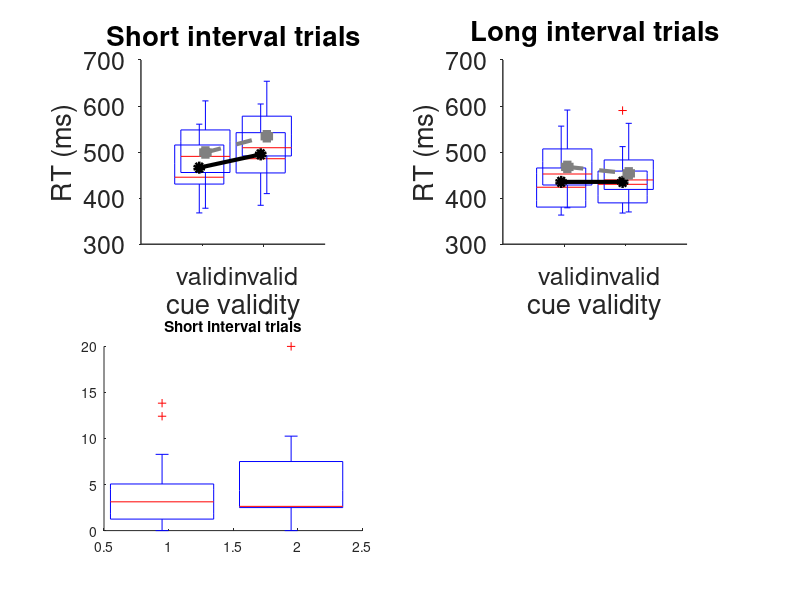

Here is the MATLAB script that generated this plot: (Note: this script raises an error after producing the figure.)
%% clear contents and add current folder with subfolders
clear
close all
clc

%add functions
%you will need the statistics toolbox to run this code
homedir = mfilename('fullpath');
funcdir = [homedir(1:end-15) 'functions'];
addpath(genpath(funcdir))

%% load data

% The matrix 'data' has 18 columns:
%1) RT on short interval, validly cued, easy
%2) RT on short interval, validly cued, difficult
%3) RT on short interval, invalidly cued, easy
%4) RT on short interval, invalidly cued, difficult
%5) RT on long interval, validly cued, easy
%6) RT on long interval, validly cued, difficult
%7) RT on long interval, invalidly cued, easy
%8) RT on long interval, invalidly cued, difficult
%9)  Accuracy on short interval, validly cued, easy
%10) Accuracy on short interval, validly cued, difficult
%11) Accuracy on short interval, invalidly cued, easy
%12) Accuracy on short interval, invalidly cued, difficult
%13) Accuracy on long interval, validly cued, easy
%14) Accuracy on long interval, validly cued, difficult
%15) Accuracy on long interval, invalidly cued, easy
%16) Accuracy on long interval, invalidly cued, difficult
%17) False alarm rate on non-catch trials
%18) False alarm rate on catch trials 

% Each row in the data matrix is a participant.

data = dlmread('data.txt');

%% display overall effects
clc

disp(['Average cueing effect on short interval trials: ' num2str(mean([(mean(data(:,3)-data(:,1))) (mean(data(:,4)-data(:,2))) ])) ' ms, SD ' num2str(std(mean([(data(:,3)-data(:,1)) (data(:,4)-data(:,2)) ],2)))])
disp(['Average cueing effect on long interval trials: ' num2str(mean([(mean(data(:,7)-data(:,5))) (mean(data(:,8)-data(:,6))) ])) ' ms, SD ' num2str(std(mean([(data(:,7)-data(:,5)) (data(:,8)-data(:,6)) ],2)))])
disp(['Average effect of difficulty on RT: ' num2str(mean([(mean(data(:,2)-data(:,1))) (mean(data(:,4)-data(:,3))) (mean(data(:,6)-data(:,5))) (mean(data(:,8)-data(:,7))) ])) ' ms, SD ' num2str(std(mean([(data(:,2)-data(:,1)) (data(:,4)-data(:,3)) (data(:,6)-data(:,5)) (data(:,8)-data(:,7)) ],2)))])
disp(['Average easy trials ' num2str(mean(mean(data(:,[1 3 5 7]+8)))) '% correct, difficult trials ' num2str(mean(mean(data(:,[2 4 6 8]+8)))) '% correct']);  

disp(['Average cueing effect for easy short interval trials: ' num2str(mean(data(:,3)-data(:,1))) 'ms'])
disp(['Average cueing effect for difficult short interval trials: ' num2str(mean(data(:,4)-data(:,2))) 'ms'])

disp(['Average cueing effect for easy long interval trials: ' num2str(mean(data(:,7)-data(:,5))) 'ms'])
disp(['Average cueing effect for difficult long interval trials: ' num2str(mean(data(:,8)-data(:,6))) 'ms'])

%% make figure

xo = 0.05; %x-offset for plotting
figure

%RT
subplot(2,2,1)
hold on
title('Short interval trials')
boxplot(data(:,[1 3]),'plotstyle','compact', 'color','k', 'positions' ,[1 2]-xo, 'medianstyle','line')
boxplot(data(:,[2 4]),'plotstyle','compact', 'color',[.5 .5 .5], 'positions' ,[1 2]+xo, 'medianstyle','line')
plot([1 2]-xo,mean(data(:,[1 3])),'ko-','linewidth',3,'markerfacecolor','k')
plot([1 2]+xo,mean(data(:,[2 4])),'s--','linewidth',3,'markerfacecolor',[.5 .5 .5],'color',[.5 .5 .5])
xlim([0 3])
set(gca,'xtick',[1 2],'xticklabel', {'valid' , 'invalid'},'tickdir','out','fontsize',18,'linewidth',1)
xlabel('cue validity')
ylabel('RT (ms)')
 
axis square
ylim([300 700])
box off

subplot(2,2,2)
hold on
title('Long interval trials')
boxplot(data(:,[5 7]),'plotstyle','compact', 'color','k', 'positions' ,[1 2]-xo, 'medianstyle','line')
boxplot(data(:,[6 8]),'plotstyle','compact', 'color',[.5 .5 .5], 'positions' ,[1 2]+xo, 'medianstyle','line')
plot([1 2]-xo,mean(data(:,[5 7])),'ko-','linewidth',3,'markerfacecolor','k')
plot([1 2]+xo,mean(data(:,[6 8])),'s--','linewidth',3,'markerfacecolor',[.5 .5 .5],'color',[.5 .5 .5])
xlim([0 3])
set(gca,'xtick',[1 2],'xticklabel', {'valid' , 'invalid'},'tickdir','out','fontsize',18,'linewidth',1)
xlabel('cue validity')
ylabel('RT (ms)')

axis square
ylim([300 700])
box off

%accuracy
subplot(2,2,3)
hold on
title('Short interval trials')
boxplot(100-data(:,[1 3]+8),'plotstyle','compact', 'color','k', 'positions' ,[1 2]-xo, 'medianstyle','line')
boxplot(100-data(:,[2 4]+8),'plotstyle','compact', 'color',[.5 .5 .5], 'positions' ,[1 2]+xo, 'medianstyle','line')
plot([1 2]-xo,100-mean(data(:,[1 3]+8)),'ko-','linewidth',3,'markerfacecolor','k')
plot([1 2]+xo,100-mean(data(:,[2 4]+8)),'s--','linewidth',3,'markerfacecolor',[.5 .5 .5],'color',[.5 .5 .5])
xlim([0 3])
set(gca,'xtick',[1 2],'xticklabel', {'valid' , 'invalid'},'tickdir','out','fontsize',18,'linewidth',1)
xlabel('cue validity')
ylabel('Errors (%)')

axis square
ylim([0 25])
box off


subplot(2,2,4)
hold on
title('Long interval trials')
boxplot(100-data(:,[5 7]+8),'plotstyle','compact', 'color','k', 'positions' ,[1 2]-xo, 'medianstyle','line')
boxplot(100-data(:,[6 8]+8),'plotstyle','compact', 'color',[.5 .5 .5], 'positions' ,[1 2]+xo, 'medianstyle','line')
plot([1 2]-xo,100-mean(data(:,[5 7]+8)),'ko-','linewidth',3,'markerfacecolor','k')
plot([1 2]+xo,100-mean(data(:,[6 8]+8)),'s--','linewidth',3,'markerfacecolor',[.5 .5 .5],'color',[.5 .5 .5])
xlim([0 3])
set(gca,'xtick',[1 2],'xticklabel', {'valid' , 'invalid'},'tickdir','out','fontsize',18,'linewidth',1)
xlabel('cue validity')
ylabel('Errors (%)')

axis square
ylim([0 25])
box off

%% test significance of cueing effect and difficulty effect

disp(' ')
[~, p, ~, stats] = ttest(mean([(data(:,3)-data(:,1)) (data(:,4)-data(:,2)) ],2),[],0.05,'right');
BF = t1smpbf(stats.tstat,21); %compute Bayes factor
disp(['Cueing effect short interval significant? t(' num2str(stats.df) ') = ' num2str(stats.tstat) ', p = ' num2str(p) ', BF = ' num2str(BF)])

[~, p, ~, stats] = ttest(mean([(data(:,7)-data(:,5)) (data(:,8)-data(:,6)) ],2),[],0.05,'right');
BF = t1smpbf(stats.tstat,21); %compute Bayes factor
disp(['Cueing effect long interval significant? t(' num2str(stats.df) ') = ' num2str(stats.tstat) ', p = ' num2str(p) ', BF = ' num2str(BF)])

[~, p, ~, stats] = ttest(mean([(data(:,2)-data(:,1)) (data(:,4)-data(:,3)) (data(:,6)-data(:,5)) (data(:,8)-data(:,7)) ],2),[],0.05,'right');
BF = t1smpbf(stats.tstat,21); %compute Bayes factor
disp(['Difficulty effect significant? t(' num2str(stats.df) ') = ' num2str(stats.tstat) ', p = ' num2str(p) ', BF = ' num2str(BF)])

[~, p, ~, stats] = ttest(mean([(data(:,3)-data(:,1)) (data(:,4)-data(:,2)) ],2) , mean([(data(:,2)-data(:,1)) (data(:,4)-data(:,3)) (data(:,6)-data(:,5)) (data(:,8)-data(:,7)) ],2) );
BF = t1smpbf(stats.tstat,21); %compute Bayes factor
disp(['Cueing effect on short interval different from difficulty effect? t(' num2str(stats.df) ') = ' num2str(stats.tstat) ', p = ' num2str(p) ', BF = ' num2str(BF)])

